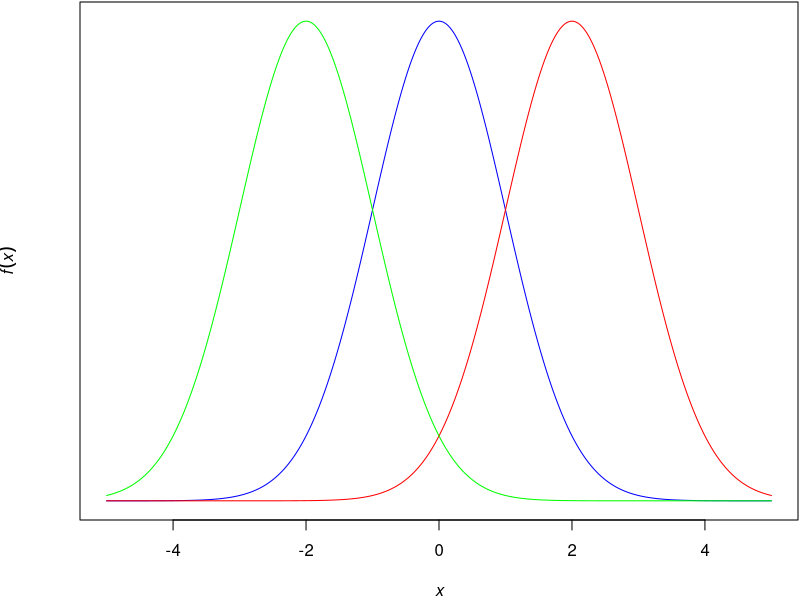
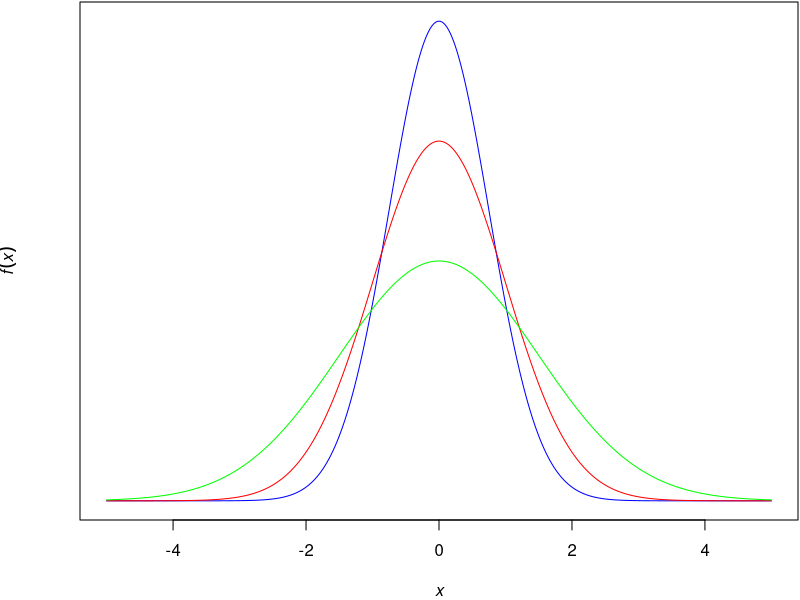

Reproduce these figures in R, in order.
## ---- chunk 1
x <- seq(-5, 5, length = 1000)
par(mar = c(4, 4, 0.1, 0.1))
plot(
  x, dnorm(x, mean = 0, sd = 1), 
  xlab = expression(italic(x)),
  ylab = expression(italic(f(x))),
  type = "l", col = "blue", yaxt = "n"
)
lines(x, dnorm(x, mean = 2, sd = 1), type = "l", col = "red")
lines(x, dnorm(x, mean = -2, sd = 1), type = "l", col = "green")
## ---- chunk 2
x <- seq(-5, 5, length = 1000)
par(mar = c(4, 4, 0.1, 0.1))
plot(
  x,
  dnorm(x, mean = 0, sd = 0.75), 
  xlab = expression(italic(x)),
  ylab = expression(italic(f(x))),
  type = "l", 
  col = "blue", 
  yaxt = "n"
)
lines(x, dnorm(x, mean = 0, sd = 1), type = "l", col = "red")
lines(x, dnorm(x, mean = 0, sd = 1.5), type = "l", col = "green")
